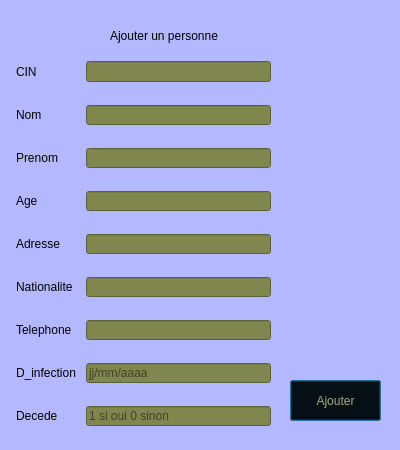
<?xml version="1.0" encoding="UTF-8"?>
<ui version="4.0">
 <class>Dialog</class>
 <widget class="QDialog" name="Dialog">
  <property name="geometry">
   <rect>
    <x>0</x>
    <y>0</y>
    <width>400</width>
    <height>450</height>
   </rect>
  </property>
  <property name="minimumSize">
   <size>
    <width>400</width>
    <height>450</height>
   </size>
  </property>
  <property name="maximumSize">
   <size>
    <width>400</width>
    <height>450</height>
   </size>
  </property>
  <property name="windowTitle">
   <string>Dialog</string>
  </property>
  <property name="styleSheet">
   <string notr="true">background-color: rgb(180, 185, 255);
</string>
  </property>
  <widget class="QLabel" name="label_10">
   <property name="geometry">
    <rect>
     <x>110</x>
     <y>20</y>
     <width>221</width>
     <height>31</height>
    </rect>
   </property>
   <property name="styleSheet">
    <string notr="true">font: 12pt &quot;Copperplate Gothic Bold&quot;;</string>
   </property>
   <property name="text">
    <string>Ajouter un personne</string>
   </property>
  </widget>
  <widget class="QSplitter" name="splitter">
   <property name="geometry">
    <rect>
     <x>290</x>
     <y>380</y>
     <width>91</width>
     <height>41</height>
    </rect>
   </property>
   <property name="orientation">
    <enum>Qt::Horizontal</enum>
   </property>
   <widget class="QPushButton" name="ajouter_btn">
    <property name="styleSheet">
     <string notr="true">color: rgb(170, 170, 127);
background-color: rgb(0, 0, 0);</string>
    </property>
    <property name="text">
     <string>Ajouter</string>
    </property>
   </widget>
  </widget>
  <widget class="QWidget" name="layoutWidget">
   <property name="geometry">
    <rect>
     <x>10</x>
     <y>60</y>
     <width>261</width>
     <height>366</height>
    </rect>
   </property>
   <layout class="QGridLayout" name="gridLayout">
    <property name="leftMargin">
     <number>6</number>
    </property>
    <property name="topMargin">
     <number>1</number>
    </property>
    <property name="horizontalSpacing">
     <number>10</number>
    </property>
    <property name="verticalSpacing">
     <number>23</number>
    </property>
    <item row="5" column="1">
     <widget class="QLineEdit" name="lineEdit_6">
      <property name="styleSheet">
       <string notr="true">background-color: rgb(127, 135, 78);
border-color: rgb(12, 12, 13);</string>
      </property>
      <property name="text">
       <string/>
      </property>
     </widget>
    </item>
    <item row="3" column="0">
     <widget class="QLabel" name="label_3">
      <property name="styleSheet">
       <string notr="true">font: 75 11pt &quot;Comic Sans MS&quot;;</string>
      </property>
      <property name="text">
       <string>Age</string>
      </property>
     </widget>
    </item>
    <item row="8" column="1">
     <widget class="QLineEdit" name="lineEdit_9">
      <property name="enabled">
       <bool>true</bool>
      </property>
      <property name="styleSheet">
       <string notr="true">background-color: rgb(127, 135, 78);
border-color: rgb(12, 12, 13);</string>
      </property>
      <property name="inputMask">
       <string/>
      </property>
      <property name="text">
       <string/>
      </property>
      <property name="placeholderText">
       <string>1 si oui 0 sinon</string>
      </property>
     </widget>
    </item>
    <item row="6" column="0">
     <widget class="QLabel" name="label_7">
      <property name="styleSheet">
       <string notr="true">font: 75 11pt &quot;Comic Sans MS&quot;;</string>
      </property>
      <property name="text">
       <string>Telephone</string>
      </property>
     </widget>
    </item>
    <item row="7" column="0">
     <widget class="QLabel" name="label_8">
      <property name="styleSheet">
       <string notr="true">font: 75 11pt &quot;Comic Sans MS&quot;;</string>
      </property>
      <property name="text">
       <string>D_infection</string>
      </property>
     </widget>
    </item>
    <item row="5" column="0">
     <widget class="QLabel" name="label_5">
      <property name="styleSheet">
       <string notr="true">font: 75 11pt &quot;Comic Sans MS&quot;;</string>
      </property>
      <property name="text">
       <string>Nationalite</string>
      </property>
     </widget>
    </item>
    <item row="0" column="1">
     <widget class="QLineEdit" name="lineEdit_1">
      <property name="styleSheet">
       <string notr="true">background-color: rgb(127, 135, 78);
border-color: rgb(12, 12, 13);</string>
      </property>
      <property name="text">
       <string/>
      </property>
     </widget>
    </item>
    <item row="7" column="1">
     <widget class="QLineEdit" name="lineEdit_8">
      <property name="styleSheet">
       <string notr="true">background-color: rgb(127, 135, 78);
border-color: rgb(12, 12, 13);</string>
      </property>
      <property name="text">
       <string/>
      </property>
      <property name="placeholderText">
       <string>jj/mm/aaaa</string>
      </property>
     </widget>
    </item>
    <item row="2" column="1">
     <widget class="QLineEdit" name="lineEdit_3">
      <property name="styleSheet">
       <string notr="true">background-color: rgb(127, 135, 78);
border-color: rgb(12, 12, 13);</string>
      </property>
      <property name="text">
       <string/>
      </property>
     </widget>
    </item>
    <item row="1" column="0">
     <widget class="QLabel" name="label_2">
      <property name="styleSheet">
       <string notr="true">font: 75 11pt &quot;Comic Sans MS&quot;;</string>
      </property>
      <property name="text">
       <string>Nom</string>
      </property>
     </widget>
    </item>
    <item row="6" column="1">
     <widget class="QLineEdit" name="lineEdit_7">
      <property name="sizePolicy">
       <sizepolicy hsizetype="Expanding" vsizetype="Expanding">
        <horstretch>0</horstretch>
        <verstretch>0</verstretch>
       </sizepolicy>
      </property>
      <property name="styleSheet">
       <string notr="true">background-color: rgb(127, 135, 78);
border-color: rgb(12, 12, 13);</string>
      </property>
      <property name="text">
       <string/>
      </property>
     </widget>
    </item>
    <item row="1" column="1">
     <widget class="QLineEdit" name="lineEdit_2">
      <property name="styleSheet">
       <string notr="true">background-color: rgb(127, 135, 78);
border-color: rgb(12, 12, 13);</string>
      </property>
      <property name="text">
       <string/>
      </property>
     </widget>
    </item>
    <item row="4" column="0">
     <widget class="QLabel" name="label_6">
      <property name="styleSheet">
       <string notr="true">font: 75 11pt &quot;Comic Sans MS&quot;;</string>
      </property>
      <property name="text">
       <string>Adresse</string>
      </property>
     </widget>
    </item>
    <item row="8" column="0">
     <widget class="QLabel" name="label_9">
      <property name="styleSheet">
       <string notr="true">font: 75 11pt &quot;Comic Sans MS&quot;;</string>
      </property>
      <property name="text">
       <string>Decede</string>
      </property>
     </widget>
    </item>
    <item row="0" column="0">
     <widget class="QLabel" name="label">
      <property name="styleSheet">
       <string notr="true">font: 75 11pt &quot;Comic Sans MS&quot;;</string>
      </property>
      <property name="text">
       <string>CIN</string>
      </property>
     </widget>
    </item>
    <item row="2" column="0">
     <widget class="QLabel" name="label_4">
      <property name="styleSheet">
       <string notr="true">font: 75 11pt &quot;Comic Sans MS&quot;;</string>
      </property>
      <property name="text">
       <string>Prenom</string>
      </property>
     </widget>
    </item>
    <item row="4" column="1">
     <widget class="QLineEdit" name="lineEdit_5">
      <property name="styleSheet">
       <string notr="true">background-color: rgb(127, 135, 78);
border-color: rgb(12, 12, 13);</string>
      </property>
      <property name="text">
       <string/>
      </property>
     </widget>
    </item>
    <item row="3" column="1">
     <widget class="QLineEdit" name="lineEdit_4">
      <property name="styleSheet">
       <string notr="true">background-color: rgb(127, 135, 78);
border-color: rgb(12, 12, 13);</string>
      </property>
      <property name="text">
       <string/>
      </property>
     </widget>
    </item>
   </layout>
  </widget>
  <widget class="QLabel" name="res">
   <property name="geometry">
    <rect>
     <x>296</x>
     <y>160</y>
     <width>91</width>
     <height>91</height>
    </rect>
   </property>
   <property name="text">
    <string/>
   </property>
  </widget>
 </widget>
 <resources/>
 <connections/>
</ui>
